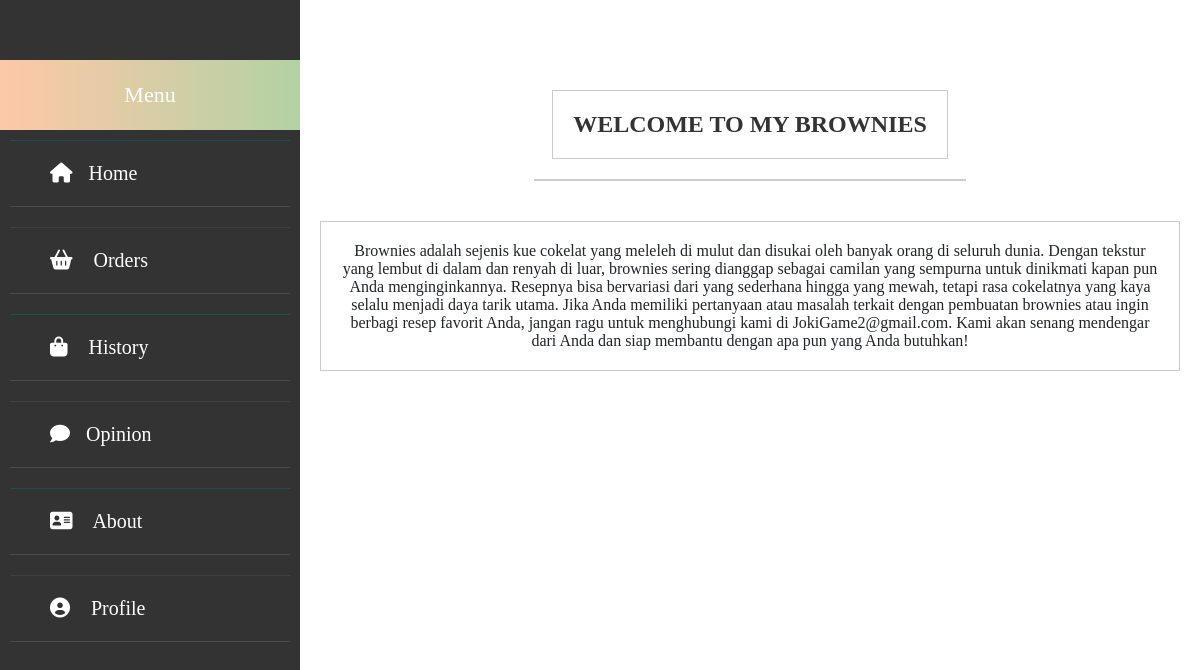
/About.php, run on the app's committed database.
### tables this page shows
CREATE TABLE `about_info` (
  `id` int(11) NOT NULL,
  `judul` varchar(100) NOT NULL,
  `deskripsi` text NOT NULL
);

### About.php (the view, shortened to what this page needs)
<!DOCTYPE html>
<html lang="en">
<head>
    <link rel="stylesheet" href="https://cdnjs.cloudflare.com/ajax/libs/font-awesome/6.0.0-beta3/css/all.min.css">
    <link rel="stylesheet" href="atas.css">
    <link rel="stylesheet" href="sidebar.css">
</head>
<body>
    <main>
        <div class="sidebar">
            <div class="top">
                Menu
            </div>
            <ul>
            <ul>
                <li><a href="index.html"><i class="fa fa-home"></i>Home</a></li>
                <li><a href="garis1.html"><i class="fa fa-shopping-basket"></i> Orders</a></li>
                <li><a href="history.php"><i class="fa fa-shopping-bag"></i> History</a></li>
                <li><a href="garis2.php"><i class="fa fa-comment" aria-hidden="true"></i>Opinion</a></li>
                <li><a href="About.php"><i class="fa fa-address-card" aria-hidden="true"></i> About</a></li>
                <li><a href="home.php"><i class="fa fa-user-circle"></i> Profile</a></li>
             </ul></ul>
        </div>
        <div class="content">
            <?php
            $koneksi = mysqli_connect("localhost", "root", "", "penjualan_brownies");
            $query = "SELECT * FROM about_info";
            $result = mysqli_query($koneksi, $query);
            if (mysqli_num_rows($result) > 0) {
                while ($row = mysqli_fetch_assoc($result)) {
                    echo "<h2>" . $row["judul"] . "</h2>";
                    echo "<hr>";
                    echo "<p class='text'>" . $row["deskripsi"] . "</p>";
                }
            } else {
                echo "Data about tidak ditemukan";
            }
            ?>
        </div>
    </main>
</body>
</html>

### atas.css (style rules this page uses)
body { margin: 0; font-family: 'Times New Roman' , Times, serif; font-size: 1rem; color: #212529; -webkit-text-size-adjust: 100%; -webkit-tap-highlight-color: transparent; }
main { display: flex; flex-wrap: nowrap; height: -webkit-fill-availeble; max-height: 100vh; overflow-x: auto; overflow-y: hidden; }
* { margin: 0; padding: 0; list-style: none; text-decoration: none; }
.sidebar { position: fixed; left: 0px; width: 250px; height: 100%; background: #74bdcb; transition: all 0.5s ease; }
.sidebar .top { font-size: 22px; color: #fff; text-align: center; line-height: 70px; background-image: linear-gradient(to right, #fec8a7, #b2d2a4); }
.sidebar ul a { display: block; height: 100%; width: 100%; line-height: 65px; font-size: 20px; color: #fff; padding-left: 40px; box-sizing: border-box; border-top: 1px solid rgba(6, 255, 251, 0.1); border-bottom: 1px solid rgba(125, 134, 146, 0.302); transition: all 0.5s ease; }
.sidebar ul a i { margin-right: 16px; }
.content { margin-left: 300px; padding: 20px; overflow-y: auto; }
h2 { color: #333; margin-bottom: 20px; }

### sidebar.css (style rules this page uses)
.sidebar { height: 100%; width: 300px; position: fixed; top: 0; left: 0; background-color: #333; padding-top: 60px; z-index: 1; transition: width 0.3s ease; }
.sidebar ul { list-style-type: none; padding: 0; margin: 0; }
.sidebar ul li { padding: 10px; font-size: 20px; color: white; }
.sidebar ul li a { text-decoration: none; color: white; }
.content { margin-left: 300px; padding: 20px; }

### About.php (style rules this page uses)
.content { display: flex; align-items: center; flex-direction: column; text-align: center; margin-top: 50px; }
.content hr { width: 50%; margin-top: 20px; margin-bottom: 20px; border-style: solid; border-width: 1px; border-color: #ccc; }
.content h2, .content .text { margin-top: 20px; padding: 20px; border-top: 1px solid #ccc; border-bottom: 1px solid #ccc; border-left: 1px solid #ccc; border-right: 1px solid #ccc; }
.content h2 { margin-bottom: 0; }

### data on the page
about_info: judul "WELCOME TO MY BROWNIES", deskripsi "Brownies adalah sejenis kue cokelat yang meleleh di mulut dan disukai oleh banyak orang di seluruh dunia. Dengan tekstur yang lembut di dalam dan renyah di luar, brownies sering dianggap sebagai camilan yang sempurna untuk dinikmati kapan pun Anda menginginkannya. Resepnya bisa bervariasi dari yang sederhana hingga yang mewah, tetapi rasa cokelatnya yang kaya selalu menjadi daya tarik utama. Jika Anda memiliki pertanyaan atau masalah terkait dengan pembuatan brownies atau ingin berbagi resep favorit Anda, jangan ragu untuk menghubungi kami di JokiGame2@gmail.com. Kami akan senang mendengar dari Anda dan siap membantu dengan apa pun yang Anda butuhkan!"
